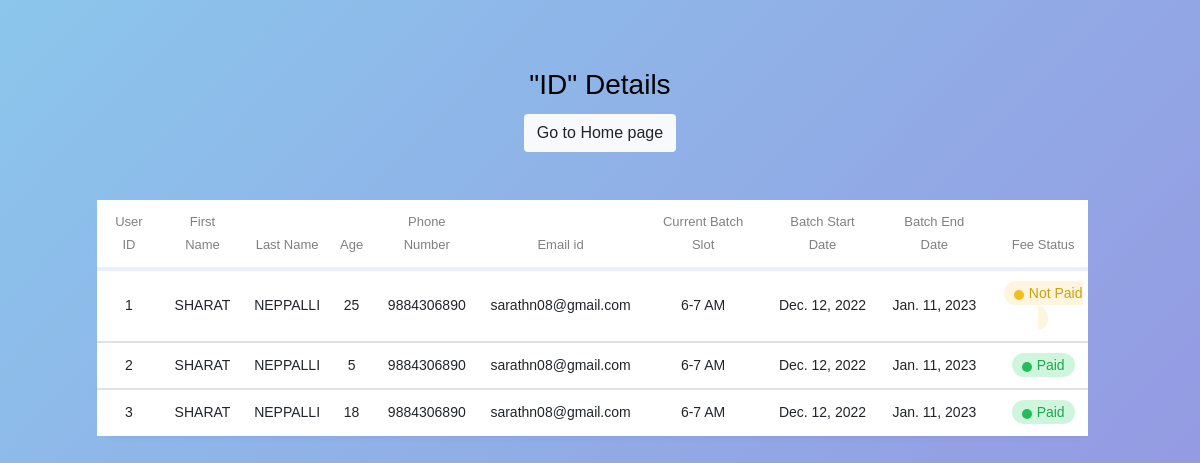
The page /displayall/ on the database as committed earlier.
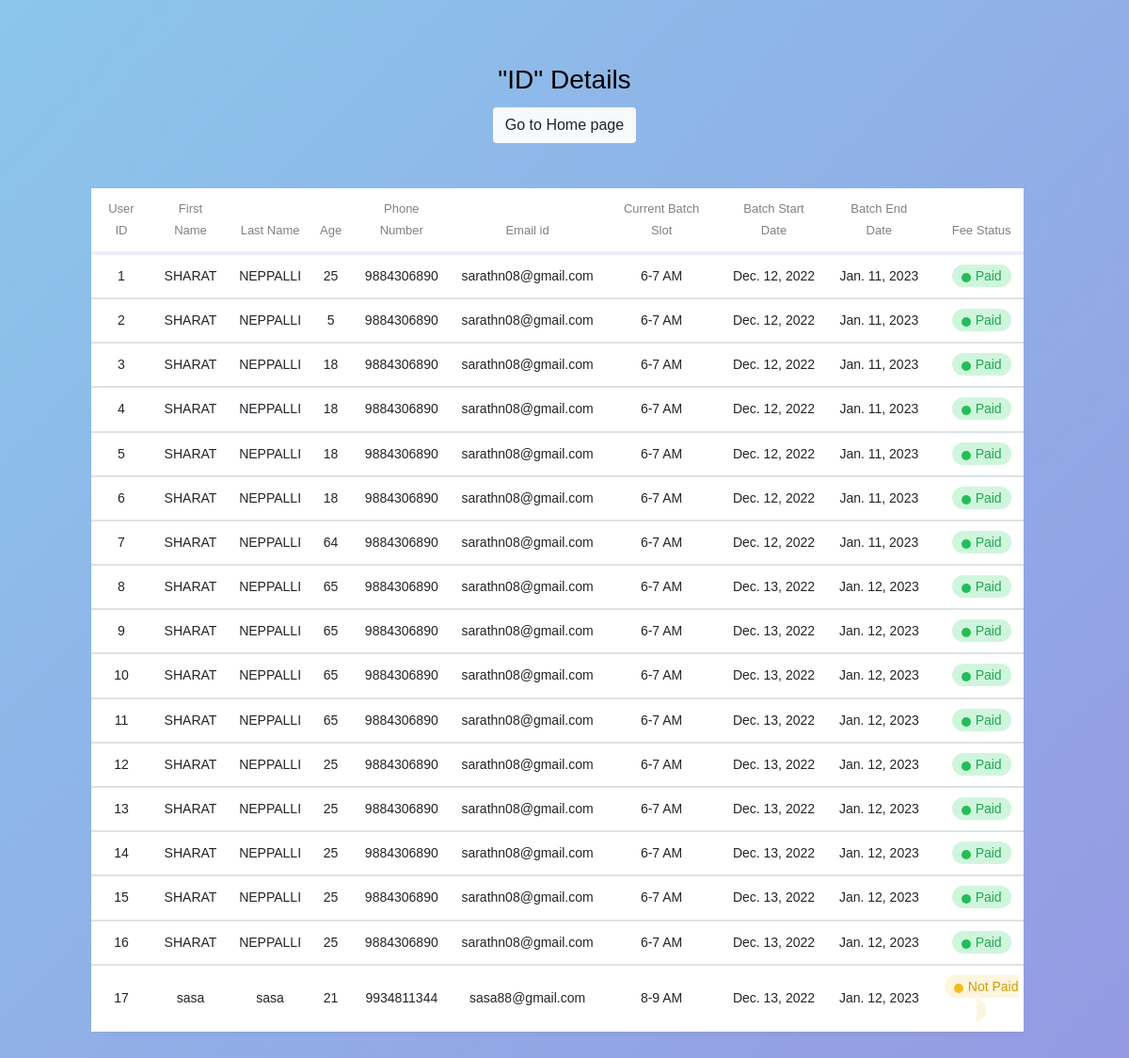
The same page on the database as committed later.
### members_bio/models.py (models this page shows)
class Membersinfo(models.Model):
    firstname = models.CharField(max_length=255)
    lastname = models.CharField(max_length=255)
    email = models.EmailField(max_length=255)
    age = models.IntegerField()
    date_joined = models.DateField()
    current_batch_slot = models.CharField(max_length=10)
    batch_start_date = models.DateField()
    batch_end_date = models.DateField()
    fee_status = models.CharField(max_length=10)
    batch_change = models.CharField(max_length=10)
    street = models.CharField(max_length=255)
    state = models.CharField(max_length=255)
    country = models.CharField(max_length=255)
    zip = models.IntegerField(default=000000)
    phone = models.IntegerField(default=0000)
    Country = (('India', 'India'), ('Malaysia', 'Malaysia'), ('USA', 'USA'))
    payment_status = (('Paid', 'Paid'), ('Unpaid', 'Unpaid'))
    Time_slots = (('6-7 AM', '6-7 AM'), ('7-8 AM', '7-8 AM'),
                  ('8-9 AM', '8-9 AM'), ('5-6 PM', '5-6 PM'))

### members_bio/views.py (the view)
# urls.py: path('displayall/', views.allrecords, name='displayall'),
def allrecords(request):
    members = Membersinfo.objects.all().values()
    return render(request, 'yoga_app/all_members.html', context={'members': members})

### templates/yoga_app/all_members.html (shortened to what this page needs)
{% load static %}
<!doctype html>
<html lang="en">
<head>
	<link rel="stylesheet" href="https://stackpath.bootstrapcdn.com/font-awesome/4.7.0/css/font-awesome.min.css">
	<link rel="stylesheet" href="https://cdn.jsdelivr.net/npm/bootstrap@4.3.1/dist/css/bootstrap.min.css"
>
	<link rel="stylesheet" href="{% static 'css/table_style.css' %}">
</head>
<body class="page-content">
	<section class="ftco-section">
		<div class="container">
			<div class="row justify-content-center">
				<div class="col-md-6 text-center mb-5">
					<h2 class="heading-section">"ID" Details</h2>
					<p class="mb-0"><a href="{% url 'home' %}" class="btn pill bg-light btn-outline-white">Go to Home
							page</a>
					</p>
				</div>
			</div>
			<div class="row align-items-center table-responsive">
				<div class="col-md-12">
					{% if members %}
					<table class="table">
						<thead>
							<tr>
								<th>User ID</th>
								<th>First Name</th>
								<th>Last Name</th>
								<th>Age</th>
								<th>Phone Number</th>
								<th>Email id</th>
								<th>Current Batch Slot</th>
								<th>Batch Start Date</th>
								<th>Batch End Date</th>
								<th>Fee Status</th>
							</tr>
						</thead>
						{% for details in members %}
						<tbody class="text-center ">
							<tr>
								<td>{{details.id}}</td>
								<td>{{details.firstname}}</td>
								<td>{{details.lastname}}</td>
								<td>{{details.age}}</td>
								<td>{{details.phone}}</td>
								<td>{{details.email}}</td>
								<td>{{details.current_batch_slot}}</td>
								<td>{{details.batch_start_date}}</td>
								<td>{{details.batch_end_date}}</td>
								{% if details.fee_status == 'paid' %}
								<td class="status"><span class="active">Paid</span></td>
								{%else%}
								<td class="status"><span class="waiting">Not Paid</span></td>
								{%endif%}
							</tr>
						</tbody>
						{% endfor %}
					</table>
					{%else%}
					<h1 class="justify-content-center bg-alert">No User found:(</h1>
					{%endif%}
				</div>
			</div>
		</div>
	</section>
</body>
</html>

Rows that differ between the two databases and show on the page:
changed Membersinfo id 1: fee_status "Not Paid" → "Paid"
added Membersinfo: id "4", firstname "SHARAT", lastname "NEPPALLI", age "18", phone "9884306890", email "sarathn08@gmail.com", current_batch_slot "6-7 AM", batch_start_date "Dec. 12, 2022", batch_end_date "Jan. 11, 2023", fee_status "Paid"
added Membersinfo: id "5", firstname "SHARAT", lastname "NEPPALLI", age "18", phone "9884306890", email "sarathn08@gmail.com", current_batch_slot "6-7 AM", batch_start_date "Dec. 12, 2022", batch_end_date "Jan. 11, 2023", fee_status "Paid"
added Membersinfo: id "6", firstname "SHARAT", lastname "NEPPALLI", age "18", phone "9884306890", email "sarathn08@gmail.com", current_batch_slot "6-7 AM", batch_start_date "Dec. 12, 2022", batch_end_date "Jan. 11, 2023", fee_status "Paid"
added Membersinfo: id "7", firstname "SHARAT", lastname "NEPPALLI", age "64", phone "9884306890", email "sarathn08@gmail.com", current_batch_slot "6-7 AM", batch_start_date "Dec. 12, 2022", batch_end_date "Jan. 11, 2023", fee_status "Paid"
added Membersinfo: id "8", firstname "SHARAT", lastname "NEPPALLI", age "65", phone "9884306890", email "sarathn08@gmail.com", current_batch_slot "6-7 AM", batch_start_date "Dec. 13, 2022", batch_end_date "Jan. 12, 2023", fee_status "Paid"
added Membersinfo: id "9", firstname "SHARAT", lastname "NEPPALLI", age "65", phone "9884306890", email "sarathn08@gmail.com", current_batch_slot "6-7 AM", batch_start_date "Dec. 13, 2022", batch_end_date "Jan. 12, 2023", fee_status "Paid"
added Membersinfo: id "10", firstname "SHARAT", lastname "NEPPALLI", age "65", phone "9884306890", email "sarathn08@gmail.com", current_batch_slot "6-7 AM", batch_start_date "Dec. 13, 2022", batch_end_date "Jan. 12, 2023", fee_status "Paid"
added Membersinfo: id "11", firstname "SHARAT", lastname "NEPPALLI", age "65", phone "9884306890", email "sarathn08@gmail.com", current_batch_slot "6-7 AM", batch_start_date "Dec. 13, 2022", batch_end_date "Jan. 12, 2023", fee_status "Paid"
added Membersinfo: id "12", firstname "SHARAT", lastname "NEPPALLI", age "25", phone "9884306890", email "sarathn08@gmail.com", current_batch_slot "6-7 AM", batch_start_date "Dec. 13, 2022", batch_end_date "Jan. 12, 2023", fee_status "Paid"
added Membersinfo: id "13", firstname "SHARAT", lastname "NEPPALLI", age "25", phone "9884306890", email "sarathn08@gmail.com", current_batch_slot "6-7 AM", batch_start_date "Dec. 13, 2022", batch_end_date "Jan. 12, 2023", fee_status "Paid"
added Membersinfo: id "14", firstname "SHARAT", lastname "NEPPALLI", age "25", phone "9884306890", email "sarathn08@gmail.com", current_batch_slot "6-7 AM", batch_start_date "Dec. 13, 2022", batch_end_date "Jan. 12, 2023", fee_status "Paid"
added Membersinfo: id "15", firstname "SHARAT", lastname "NEPPALLI", age "25", phone "9884306890", email "sarathn08@gmail.com", current_batch_slot "6-7 AM", batch_start_date "Dec. 13, 2022", batch_end_date "Jan. 12, 2023", fee_status "Paid"
added Membersinfo: id "16", firstname "SHARAT", lastname "NEPPALLI", age "25", phone "9884306890", email "sarathn08@gmail.com", current_batch_slot "6-7 AM", batch_start_date "Dec. 13, 2022", batch_end_date "Jan. 12, 2023", fee_status "Paid"
added Membersinfo: id "17", firstname "sasa", lastname "sasa", age "21", phone "9934811344", email "sasa88@gmail.com", current_batch_slot "8-9 AM", batch_start_date "Dec. 13, 2022", batch_end_date "Jan. 12, 2023", fee_status "Not Paid"
